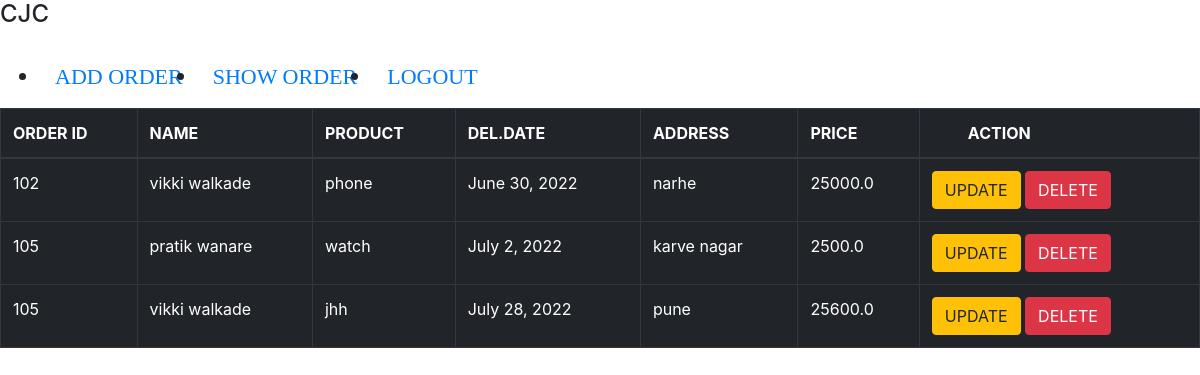
Page /a1/sv/ (signed in) on the committed database.
### CRUD_APP/models.py (models this page shows)
class Order(models.Model):
    o_id = models.IntegerField()
    name = models.CharField(max_length=60)
    product = models.CharField(max_length=60)
    d_Date = models.DateField()
    add = models.CharField(max_length=60)
    price = models.FloatField()

### CRUD_APP/views.py (the view)
# urls.py: path('sv/', ShowOrder, name='show_url'),
@login_required(login_url='log_url')
def ShowOrder(request):
    data = Order.objects.all()
    template_name = 'CRUD_APP/show.html'
    context = {'data':data}
    return render(request,template_name,context)

### templates/CRUD_APP/show.html (shortened to what this page needs)
{% extends 'base.html' %}
{% block content %}
<table class="table table-bordered table-dark">
  <thead>
    <tr>
      <th scope="col">ORDER ID</th>
      <th scope="col">NAME</th>
      <th scope="col">PRODUCT</th>
      <th scope="col">DEL.DATE</th>
      <th scope="col">ADDRESS</th>
      <th scope="col">PRICE</th>
      <th scope="col" class="pl-5">ACTION</th>
    </tr>
  </thead>
  <tbody>
    {% for i in data %}
    <tr>
        <td>{{i.o_id}}</td>
        <td>{{i.name}}</td>
        <td>{{i.product}}</td>
        <td>{{i.d_Date}}</td>
        <td>{{i.add}}</td>
        <td>{{i.price}}</td>
        <td>
            <a href="{% url 'update_url' i.id %}"><button class="btn btn-warning">UPDATE</button></a>
            <a href="{% url 'delete_url' i.id %}"><button class="btn btn-danger">DELETE</button></a>
        </td>
    </tr>
  {% endfor %}
  </tbody>
</table>
{% endblock %}

### templates/base.html (shortened to what this page needs)
{% load static %}
<!DOCTYPE html>
<html lang="en">
<head>
    <h4>CJC</h4>
    <link rel="stylesheet" href="{% static 'CRUD_APP/style.css' %}">
    <link rel="stylesheet" href="{% static 'AUTH_APP/style.css' %}">
    <link rel="stylesheet" href="https://cdn.jsdelivr.net/npm/bootstrap@4.0.0/dist/css/bootstrap.min.css">
</head>
<body>
    <div class="mynav">
        <ul>
      {% if user.is_authenticated %}
      <li ><a class="" href="{% url 'order_url' %}">ADD ORDER</a></li>
      <li><a class="" href="{% url 'show_url' %}">SHOW ORDER</a></li>
      <li><a class="" href="{% url 'logout_url' %}">LOGOUT</a></li>
      {% else %}
      <li><a class="" href="{% url 'register_url' %}">SIGNUP</a></li>
      <li><a class="" href="{% url 'log_url' %}">LOGIN</a></li>
      {% endif %}
    </ul>
  </div>
    {% block content %}
    {% endblock %}
</body>
</html>

### static/CRUD_APP/style.css (style rules this page uses)
.mynav { list-style-type: None; margin:0px; padding:0px; font-size:22px; }
li a { padding: 15px 15px 15px; display: block; font-family:cursive; }
li { float:left; }

### static/AUTH_APP/style.css (style rules this page uses)
.mynav { list-style-type: None; margin:0px; padding:0px; font-size:22px; }
li a { padding: 15px 15px 15px; display: block; font-family:cursive; }

### rows in the picture
Order: o_id "102", name "vikki walkade", product "phone", d_Date "June 30, 2022", add "narhe", price "25000.0"
Order: o_id "105", name "pratik wanare", product "watch", d_Date "July 2, 2022", add "karve nagar", price "2500.0"
Order: o_id "105", name "vikki walkade", product "jhh", d_Date "July 28, 2022", add "pune", price "25600.0"
